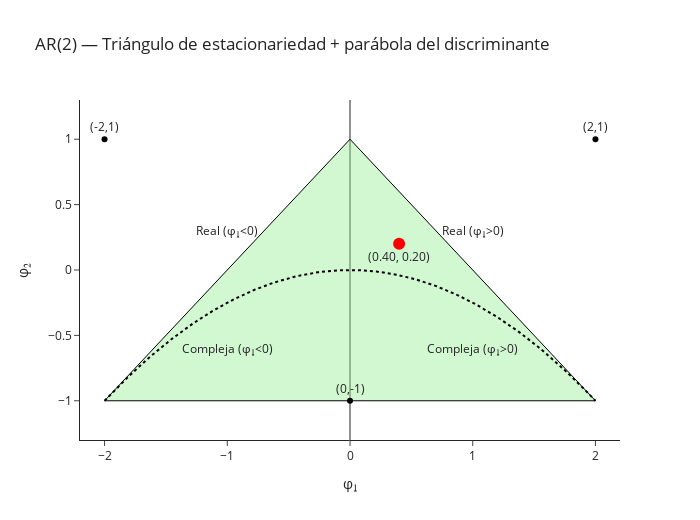

Notebook cell for this chart:
### Code cell
import numpy as np
import plotly.graph_objects as go

def ar2_region_quad(phi1_point=0.4, phi2_point=0.2):
    x = np.linspace(-2, 2, 600)
    

    # fronteras del triángulo (estacionariedad)
    tri_x = [-2, 2, 0, -2]
    tri_y = [ -1, -1,1,  -1]

    # curvas de referencia
    disc = -0.25 * x**2          # parábola Δ=0
    y0   = np.zeros_like(x)      # φ2 = 0

    fig = go.Figure()

    
    
    # triángulo
    fig.add_trace(go.Scatter(x=tri_x, y=tri_y, mode="lines",
                             line=dict(color="black", width=1), # Borde negro
                             fill="toself", fillcolor="rgba(144, 238, 144, 0.4)", # Verde claro con transparencia
                             name="Región de Estacionariedad"))

    # parábola (discriminante)
    fig.add_trace(go.Scatter(x=x, y=disc, mode="lines",
                             line=dict(color="black", width=2, dash="dot"),
                             name="Δ=0  (φ₂ = −¼ φ₁²)"))




    # marcas en los vértices
    fig.add_trace(go.Scatter(x=[-2, 2, 0], y=[1, 1, -1], mode="markers+text",
                             marker=dict(size=6, color="black"),
                             text=["(-2,1)", "(2,1)", "(0,-1)"],
                             textposition="top center",
                             showlegend=False))

    # tu punto
    fig.add_trace(go.Scatter(x=[phi1_point], y=[phi2_point], mode="markers+text",
                             marker=dict(size=12, color="red", symbol="circle"),
                             text=[f"({phi1_point:.2f}, {phi2_point:.2f})"],
                             textposition="bottom center",
                             name="punto (φ₁, φ₂)"))

    # etiquetas rápidas de sub-regiones (opcional)
    fig.add_annotation(x=-1.0, y=0.3, text="Real\n(φ₁<0)", showarrow=False)
    fig.add_annotation(x= 1.0, y=0.3, text="Real\n(φ₁>0)", showarrow=False)
    fig.add_annotation(x=-1.0, y=-0.6, text="Compleja\n(φ₁<0)", showarrow=False)
    fig.add_annotation(x= 1.0, y=-0.6, text="Compleja\n(φ₁>0)", showarrow=False)

    fig.update_layout(
        template="simple_white",
        width=700, height=520,
        title="AR(2) — Triángulo de estacionariedad + parábola del discriminante",
        xaxis=dict(title="φ₁", range=[-2.2, 2.2], zeroline=True),
        yaxis=dict(title="φ₂", range=[-1.3, 1.3], zeroline=False),
        showlegend=False
    )
    return fig

# ejemplo: mueve el punto libremente
fig = ar2_region_quad(phi1_point=0.4, phi2_point=0.2)
fig.show()

### Figure 1 — Plotly figure (JSON) as saved in the notebook; plotly's stock layout.template omitted (floating-point values rounded to 4 significant figures; data arrays with more than 128 entries replaced by an {"elided": "..."} marker saying what was removed)
{"data": [{"fill": "toself", "fillcolor": "rgba(144, 238, 144, 0.4)", "line": {"color": "black", "width": 1}, "mode": "lines", "name": "Región de Estacionariedad", "type": "scatter", "x": [-2, 2, 0, -2], "y": [-1, -1, 1, -1]}, {"line": {"color": "black", "dash": "dot", "width": 2}, "mode": "lines", "name": "Δ=0  (φ₂ = −¼ φ₁²)", "type": "scatter", "x": {"elided": "600 float values"}, "y": {"elided": "600 float values"}}, {"marker": {"color": "black", "size": 6}, "mode": "markers+text", "showlegend": false, "text": ["(-2,1)", "(2,1)", "(0,-1)"], "textposition": "top center", "type": "scatter", "x": [-2, 2, 0], "y": [1, 1, -1]}, {"marker": {"color": "red", "size": 12, "symbol": "circle"}, "mode": "markers+text", "name": "punto (φ₁, φ₂)", "text": ["(0.40, 0.20)"], "textposition": "bottom center", "type": "scatter", "x": [0.4], "y": [0.2]}], "layout": {"annotations": [{"showarrow": false, "text": "Real\n(φ₁<0)", "x": -1, "y": 0.3}, {"showarrow": false, "text": "Real\n(φ₁>0)", "x": 1, "y": 0.3}, {"showarrow": false, "text": "Compleja\n(φ₁<0)", "x": -1, "y": -0.6}, {"showarrow": false, "text": "Compleja\n(φ₁>0)", "x": 1, "y": -0.6}], "height": 520, "showlegend": false, "title": {"text": "AR(2) — Triángulo de estacionariedad + parábola del discriminante"}, "width": 700, "xaxis": {"range": [-2.2, 2.2], "title": {"text": "φ₁"}, "zeroline": true}, "yaxis": {"range": [-1.3, 1.3], "title": {"text": "φ₂"}, "zeroline": false}}}
